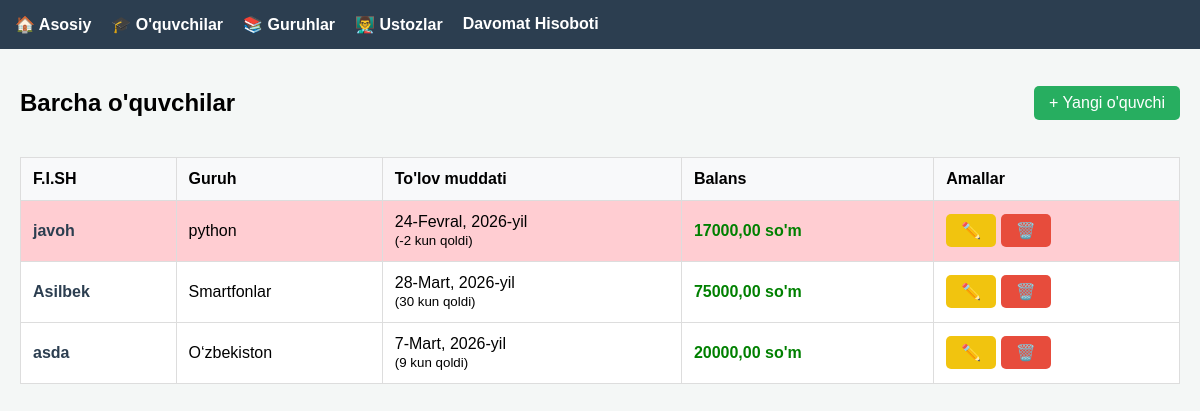
/students/ (signed in), run on an earlier commit of the app's database.
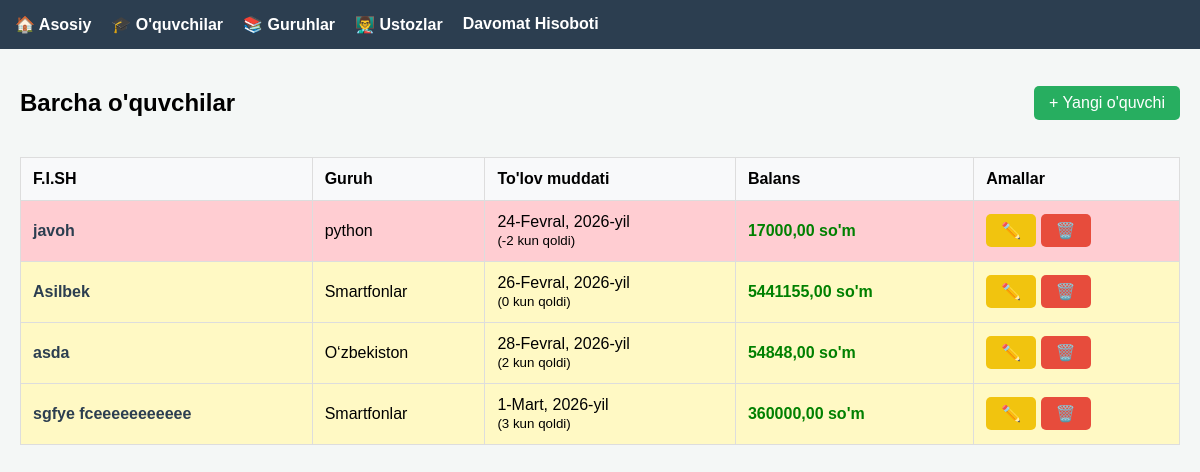
And on a later commit of the database.
### markaz/models.py (models this page shows, shortened)
class Student(models.Model):
    full_name = models.CharField(max_length=200)
    phone = models.CharField(max_length=13)
    group = models.ForeignKey(Group, on_delete=models.CASCADE, related_name='students')
    balance = models.DecimalField(max_digits=12, decimal_places=2, default=0)
    pay_until = models.DateField(null=True, blank=True, verbose_name="To'lov muddati")
    @property
    def days_left(self):
        if self.pay_until:
            import datetime
            delta = self.pay_until - datetime.date.today()
            return delta.days
        return None

class Group(models.Model):
    name = models.CharField(max_length=100)
    teacher = models.ForeignKey(Teacher, on_delete=models.SET_NULL, null=True)
    price = models.DecimalField(max_digits=10, decimal_places=2, default=0) # Kurs narxi

### markaz/views.py (the view)
# urls.py: path('students/', views.student_list, name='student_list'),
@login_required
def student_list(request):
    students = Student.objects.all()
    return render(request, 'students.html', {'students': students})

### templates/students.html
{% extends 'base.html' %}
{% block content %}
<div style="display: flex; justify-content: space-between; align-items: center; margin-bottom: 20px;">
    <h2>Barcha o'quvchilar</h2>
    <a href="{% url 'student_create' %}" class="btn btn-add">+ Yangi o'quvchi</a>
</div>
<table>
    <thead>
        <tr>
            <th>F.I.SH</th>
            <th>Guruh</th>
            <th>To'lov muddati</th>
            <th>Balans</th>
            <th>Amallar</th>
        </tr>
    </thead>
    <tbody>
        {% for s in students %}
        <tr style="{% if s.days_left is not None and s.days_left < 0 %} background-color: #ffcdd2; {% elif s.days_left is not None and s.days_left <= 5 %} background-color: #fff9c4; {% endif %}">
            <td>
                <a href="{% url 'student_detail' s.id %}" style="text-decoration: none; font-weight: bold; color: #2c3e50;">
                    {{ s.full_name }}
                </a>
            </td>
            <td>{{ s.group.name }}</td>
            <td>
                {{ s.pay_until|default:"Kiritilmagan" }}
                {% if s.days_left is not None %}
                    <br><small>({{ s.days_left }} kun qoldi)</small>
                {% endif %}
            </td>
            <td style="color: {% if s.balance < 0 %}red{% else %}green{% endif %}; font-weight: bold;">
                {{ s.balance }} so'm
            </td>
            <td>
                <a href="{% url 'student_update' s.id %}" class="btn btn-edit">✏️</a>
                <a href="{% url 'student_delete' s.id %}" class="btn btn-delete">🗑️</a>
            </td>
        </tr>
        {% endfor %}
    </tbody>
</table>
{% endblock %}

What changed in the data, as far as the page shows it:
changed Student "Asilbek": pay_until "28-Mart, 2026-yil" → "26-Fevral, 2026-yil"; days_left "30" → "0"; balance "75000,00" → "5441155,00"
changed Student "asda": pay_until "7-Mart, 2026-yil" → "28-Fevral, 2026-yil"; days_left "9" → "2"; balance "20000,00" → "54848,00"
added Student: full_name "sgfye fceeeeeeeeeee", group.name "Smartfonlar", pay_until "1-Mart, 2026-yil", days_left "3", balance "360000,00"
